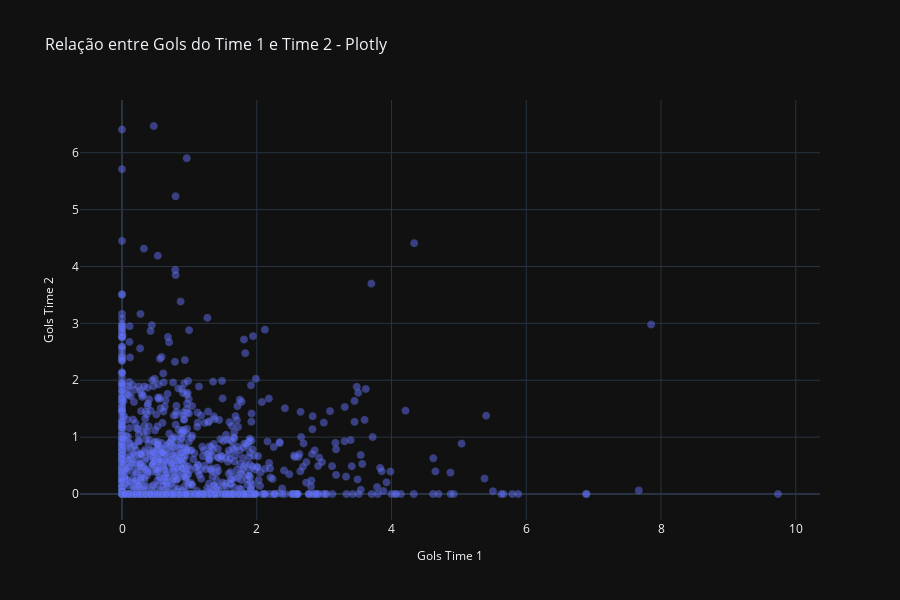

The code cell stored with this chart in its notebook:
### Code cell
#### solução com plotly
gols = wc[['gols_1', 'gols_2']] * np.random.random((len(wc), 2))

fig = px.scatter(
    gols, 
    x='gols_1', 
    y='gols_2',
    title='Relação entre Gols do Time 1 e Time 2 - Plotly',
    labels={'gols_1': 'Gols Time 1', 'gols_2': 'Gols Time 2'},
    opacity=0.5
)
fig.update_traces(marker=dict(size=8, line=dict(width=0.5, color='DarkSlateGray')))
fig.update_layout(
    title_font_size=16,
    xaxis_title_font_size=12,
    yaxis_title_font_size=12,
    height=600
)
fig.show()

### Figure 1 — Plotly figure (JSON) as saved in the notebook; plotly's stock layout.template omitted (floating-point values rounded to 4 significant figures; data arrays with more than 128 entries replaced by an {"elided": "..."} marker saying what was removed)
{"data": [{"hovertemplate": "Gols Time 1=%{x}<br>Gols Time 2=%{y}<extra></extra>", "legendgroup": "", "marker": {"color": "#636efa", "line": {"color": "DarkSlateGray", "width": 0.5}, "opacity": 0.5, "size": 8, "symbol": "circle"}, "mode": "markers", "name": "", "showlegend": false, "type": "scattergl", "x": {"elided": "1312 float values"}, "xaxis": "x", "y": {"elided": "1312 float values"}, "yaxis": "y"}], "layout": {"height": 600, "legend": {"tracegroupgap": 0}, "title": {"font": {"size": 16}, "text": "Relação entre Gols do Time 1 e Time 2 - Plotly"}, "xaxis": {"anchor": "y", "domain": [0, 1], "title": {"font": {"size": 12}, "text": "Gols Time 1"}}, "yaxis": {"anchor": "x", "domain": [0, 1], "title": {"font": {"size": 12}, "text": "Gols Time 2"}}}}
